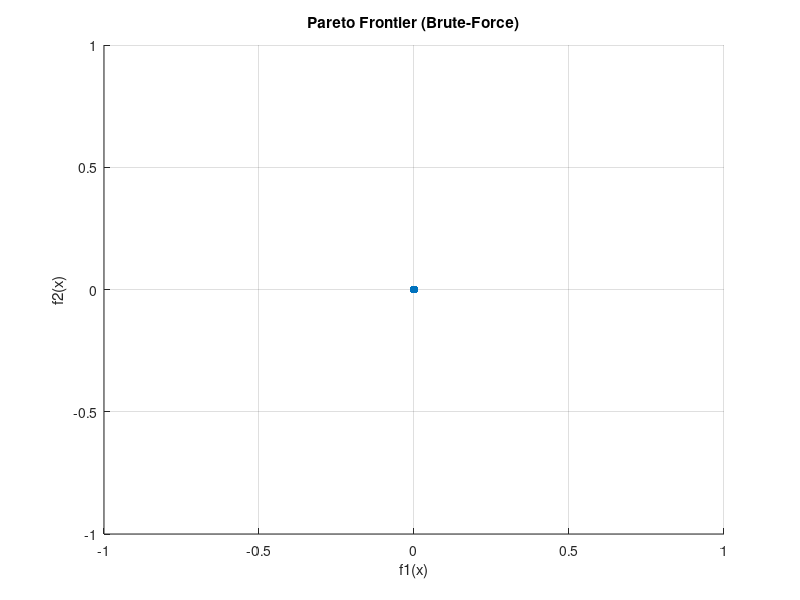

This figure's MATLAB source:
% Define the multi-objective optimization problem
fun = @(x) [x(2)*sin(x(1)), x(1) + x(2)];

% Define the search space
x1 = linspace(0, pi, 500);  % Range for x1
x2 = linspace(0, 10, 500);  % Range for x2

% Initialize variables to store Pareto front solutions
paretoFront = [];

% Iterate through the search space
for i = 1:length(x1)
    for j = 1:length(x2)
        x = [x1(i), x2(j)];
        f = fun(x);
        
        % Check if the solution is non-dominated (Pareto optimal)
        isParetoOptimal = true;
        for k = 1:size(paretoFront, 1)
            if all(f >= paretoFront(k, :))
                isParetoOptimal = false;
                break;
            end
        end
        
        % If the solution is Pareto optimal, add it to the Pareto front
        if isParetoOptimal
            paretoFront = [paretoFront; f];
        end
    end
end

% Plot the Pareto front
figure;
scatter(paretoFront(:, 1), paretoFront(:, 2), 'filled');
xlabel('f1(x)');
ylabel('f2(x)');
title('Pareto Frontier (Brute-Force)');
grid on;

% Display Pareto front solutions
fprintf('Pareto Front Solutions:\n');
for i = 1:size(paretoFront, 1)
    fprintf('Solution %d: [%.4f, %.4f]\n', i, paretoFront(i, 1), paretoFront(i, 2));
end

